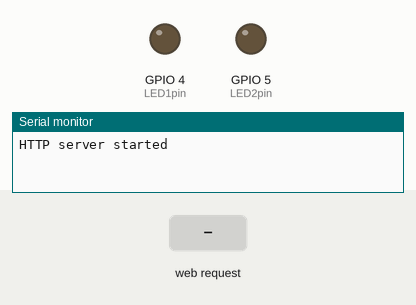
This sketch was run on a simulated ESP32. Shown: output pins drawn as LEDs (lit = HIGH), the last lines printed to the serial monitor. The test bench sets the inputs (shaded band).

Above: at 1.3 s.
1.4 s: HTTP request GET /led1on received
At 2.0 s:
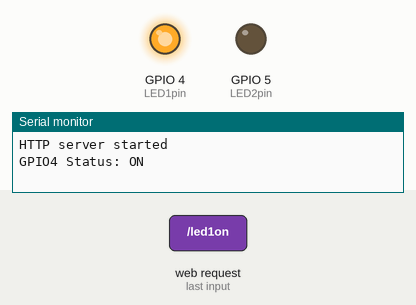
2.9 s: HTTP request GET /led2on received
At 3.2 s:
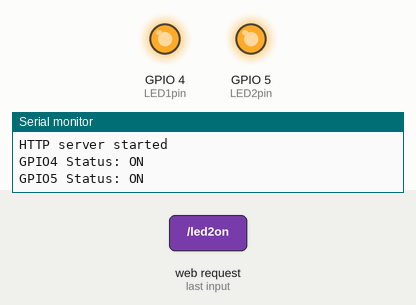
4.4 s: HTTP request GET /led1off received
At 5.5 s:
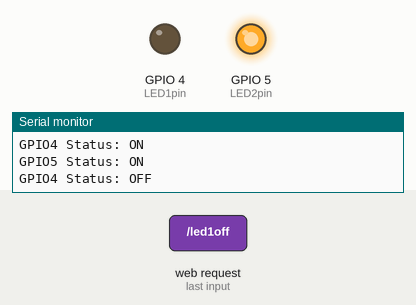
5.9 s: HTTP request GET /led2off received
At 6.7 s:
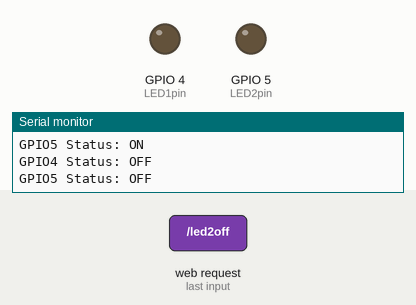
Timing chart, 0 to 8.4 s (numbered marks = the images above; inputs shaded):
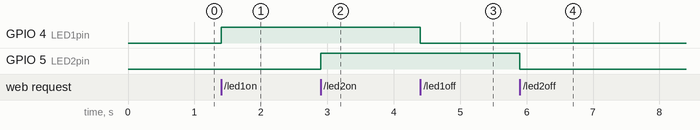

The sketch:

lab_code2-1.ino
```cpp
#include <WiFi.h>
#include <WebServer.h>

const char* ssid = "ESP32";
const char* password = "11234567";
IPAddress local_ip(192,168,2,1);
IPAddress gateway(192,168,2,1);
IPAddress subnet(255,255,255,0);
WebServer server(80);
uint8_t LED1pin = 4;
bool LED1status = LOW;
uint8_t LED2pin = 5;
bool LED2status = LOW;
unsigned long serverStartTime = 0;

void setup() {
  Serial.begin(115200);
  pinMode(LED1pin, OUTPUT);
  pinMode(LED2pin, OUTPUT);
  WiFi.softAP(ssid, password);
  WiFi.softAPConfig(local_ip, gateway, subnet);
  delay(100);
  server.on("/", handle_OnConnect);
  server.on("/led1on", handle_led1on);
  server.on("/led1off", handle_led1off);
  server.on("/led2on", handle_led2on);
  server.on("/led2off", handle_led2off);
  server.onNotFound(handle_NotFound);
  server.begin();
  Serial.println("HTTP server started");
  serverStartTime = millis();
}

void loop() {
  server.handleClient();
  if (LED1status) {
    digitalWrite(LED1pin, HIGH);
  } else {
    digitalWrite(LED1pin, LOW);
  }
  if (LED2status) {
    digitalWrite(LED2pin, HIGH);
  } else {
    digitalWrite(LED2pin, LOW);
  }
}

void handle_OnConnect() {
  LED1status = LOW;
  LED2status = LOW;
  Serial.println("GPIO4 Status: OFF | GPIO5 Status: OFF");
  server.send(200, "text/html", SendHTML(LED1status, LED2status));
}

void handle_led1on() {
  LED1status = HIGH;
  Serial.println("GPIO4 Status: ON");
  server.send(200, "text/html", SendHTML(true, LED2status));
}

void handle_led1off() {
  LED1status = LOW;
  Serial.println("GPIO4 Status: OFF");
  server.send(200, "text/html", SendHTML(false, LED2status));
}

void handle_led2on() {
  LED2status = HIGH;
  Serial.println("GPIO5 Status: ON");
  server.send(200, "text/html", SendHTML(LED1status, true));
}

void handle_led2off() {
  LED2status = LOW;
  Serial.println("GPIO5 Status: OFF");
  server.send(200, "text/html", SendHTML(LED1status, false));
}

void handle_NotFound() {
  server.send(404, "text/plain", "Not found");
}

String SendHTML(uint8_t led1stat, uint8_t led2stat) {
  String ptr = "<!DOCTYPE html> <html>\n";
  ptr += "<meta http-equiv=\"Content-type\" content=\"text/html; charset=utf-8\"><head><meta name=\"viewport\" content=\"width=device-width, initial-scale=1.0, user-scalable=no\">\n";
  ptr += "<title>Управление светодиодом</title>\n";
  ptr += "<style>html { font-family: Helvetica; display: inline-block; margin: 0px auto; text-align: center;}\n";
  ptr += "body{margin-top: 50px;} h1 {color: #444444;margin: 50px auto 30px;} h3 {color: #444444;margin-bottom: 50px;}\n";
  ptr += ".button {display: block;width: 80px;background-color: #3498db;border: none;color: white;padding: 13px 30px;text-decoration: none;font-size: 25px;margin: 0px auto 35px;cursor: pointer;border-radius: 4px;}\n";
  ptr += ".button-on {background-color: #f00a0a;}\n";
  ptr += ".button-on:active {background-color: #f00a0a;}\n";
  ptr += ".button-off {background-color: #52e820;}\n";
  ptr += ".button-off:active {background-color: #52e820;}\n";
  ptr += "p {font-size: 14px;color: #888;margin-bottom: 10px;}\n";
  ptr += "</style>\n";
  ptr += "</head>\n";
  ptr += "<body>\n";
  ptr += "<h1>ESP32 Веб сервер разработка группы Воланд</h1>\n";
  ptr += "<h3>Режим точка доступа WiFi (AP)</h3>\n";
  if (led1stat) {
    ptr += "<p>Состояние LED1: ВКЛ.</p><a class=\"button button-off\" href=\"/led1off\">ВЫКЛ.</a>\n";
  } else {
    ptr += "<p>Состояние LED1: ВЫКЛ.</p><a class=\"button button-on\" href=\"/led1on\">ВКЛ.</a>\n";
  }
  if (led2stat) {
    ptr += "<p>Состояние LED2: ВКЛ.</p><a class=\"button button-off\" href=\"/led2off\">ВЫКЛ.</a>\n";
  } else {
    ptr += "<p>Состояние LED2: ВЫКЛ.</p><a class=\"button button-on\" href=\"/led2on\">ВКЛ.</a>\n";
  }
  ptr += "<p>Время работы сервера: " + String((millis() - serverStartTime) / 1000) + " секунд</p>\n";
  ptr += "</body>\n";
  ptr += "</html>\n";
  return ptr;
}	
```

Measured:
- after the input at 1.4 s, GPIO 4 (LED1pin): LOW → HIGH at once
- after the input at 2.9 s, GPIO 5 (LED2pin): LOW → HIGH at once
- after the input at 4.4 s, GPIO 4 (LED1pin): HIGH → LOW at once
- after the input at 5.9 s, GPIO 5 (LED2pin): HIGH → LOW at once
